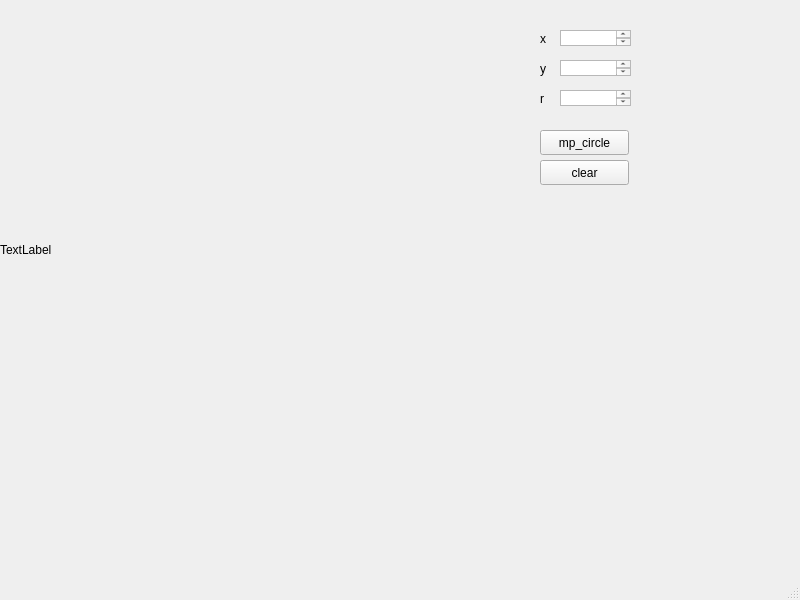
<?xml version="1.0" encoding="UTF-8"?>
<ui version="4.0">
 <class>MainWindow</class>
 <widget class="QMainWindow" name="MainWindow">
  <property name="geometry">
   <rect>
    <x>0</x>
    <y>0</y>
    <width>800</width>
    <height>600</height>
   </rect>
  </property>
  <property name="windowTitle">
   <string>MainWindow</string>
  </property>
  <widget class="QWidget" name="centralwidget">
   <widget class="QLabel" name="label">
    <property name="geometry">
     <rect>
      <x>0</x>
      <y>0</y>
      <width>500</width>
      <height>500</height>
     </rect>
    </property>
    <property name="text">
     <string>TextLabel</string>
    </property>
   </widget>
   <widget class="QLabel" name="label_2">
    <property name="geometry">
     <rect>
      <x>540</x>
      <y>30</y>
      <width>67</width>
      <height>17</height>
     </rect>
    </property>
    <property name="text">
     <string>x</string>
    </property>
   </widget>
   <widget class="QLabel" name="label_3">
    <property name="geometry">
     <rect>
      <x>540</x>
      <y>60</y>
      <width>67</width>
      <height>17</height>
     </rect>
    </property>
    <property name="text">
     <string>y</string>
    </property>
   </widget>
   <widget class="QLabel" name="label_4">
    <property name="geometry">
     <rect>
      <x>540</x>
      <y>90</y>
      <width>67</width>
      <height>17</height>
     </rect>
    </property>
    <property name="text">
     <string>r</string>
    </property>
   </widget>
   <widget class="QTextEdit" name="textEdit">
    <property name="geometry">
     <rect>
      <x>560</x>
      <y>30</y>
      <width>71</width>
      <height>16</height>
     </rect>
    </property>
   </widget>
   <widget class="QTextEdit" name="textEdit_2">
    <property name="geometry">
     <rect>
      <x>560</x>
      <y>60</y>
      <width>71</width>
      <height>16</height>
     </rect>
    </property>
   </widget>
   <widget class="QTextEdit" name="textEdit_3">
    <property name="geometry">
     <rect>
      <x>560</x>
      <y>90</y>
      <width>71</width>
      <height>16</height>
     </rect>
    </property>
   </widget>
   <widget class="QPushButton" name="pushButton">
    <property name="geometry">
     <rect>
      <x>540</x>
      <y>130</y>
      <width>89</width>
      <height>25</height>
     </rect>
    </property>
    <property name="text">
     <string>mp_circle</string>
    </property>
   </widget>
   <widget class="QPushButton" name="pushButton_2">
    <property name="geometry">
     <rect>
      <x>540</x>
      <y>160</y>
      <width>89</width>
      <height>25</height>
     </rect>
    </property>
    <property name="text">
     <string>clear</string>
    </property>
   </widget>
  </widget>
  <widget class="QMenuBar" name="menubar">
   <property name="geometry">
    <rect>
     <x>0</x>
     <y>0</y>
     <width>800</width>
     <height>22</height>
    </rect>
   </property>
  </widget>
  <widget class="QStatusBar" name="statusbar"/>
 </widget>
 <resources/>
 <connections/>
</ui>
